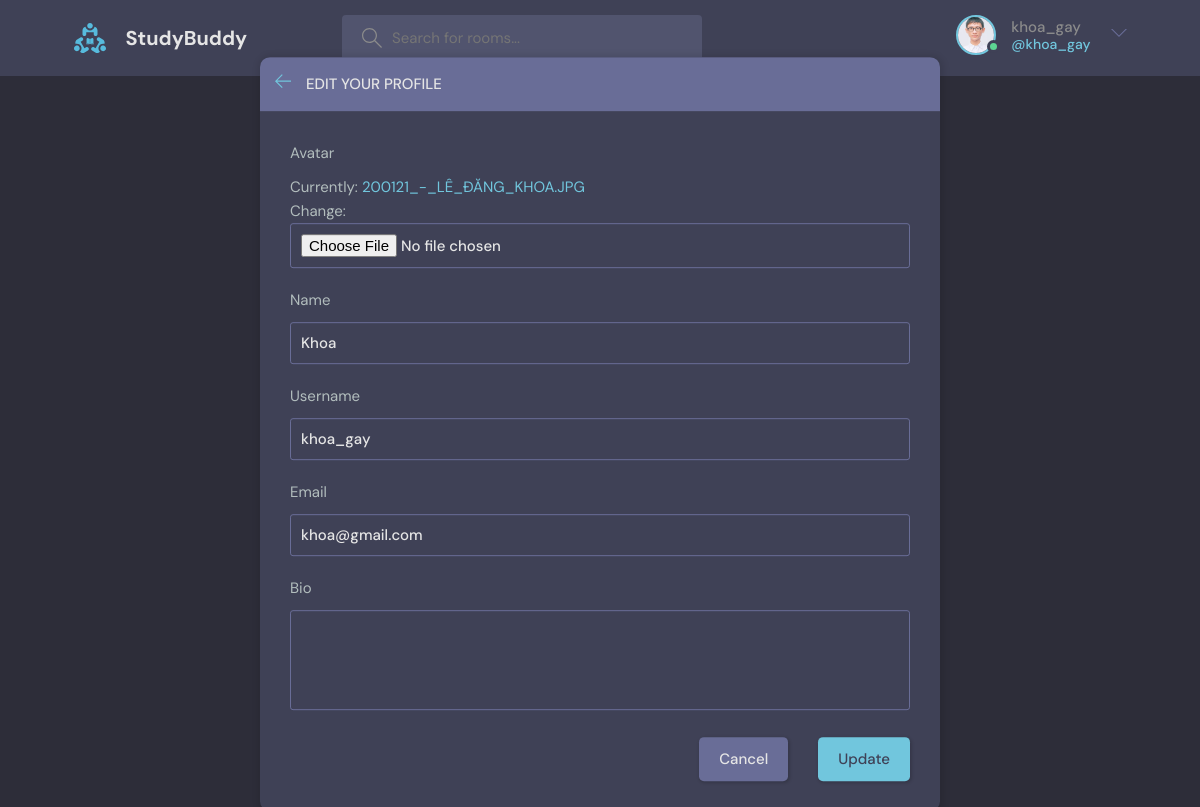
The app's page /update-user (signed in) with its own data.
### base/models.py (models this page shows)
class User(AbstractUser):
    name = models.CharField(max_length=200,null=True)
    email = models.EmailField(unique=True,null=True)
    bio = models.TextField(null=True,blank=True)
    avatar = models.ImageField(null=True,default="avatar.svg")
    USERNAME_FIELD = 'email'
    REQUIRED_FIELDS = []
    pass

### base/views.py (the view, shortened to what this page needs)
# urls.py: path("update-user",views.updateUser,name="update-user"),
@login_required(login_url="/login")
def updateUser(request):
    user = request.user
    form = UserForm(instance=user)
    context = {"form":form}
    return render(request,"base/update_user.html",context)

### base/forms.py
class UserForm(ModelForm):
    class Meta:
        model = User
        fields = ['avatar','name','username','email','bio']

### base/templates/base/update_user.html (shortened to what this page needs)
{% extends "main.html" %}
{% block content %}
    <main class="update-account layout">
        <div class="container">
            <div class="layout__box">
                <div class="layout__boxHeader">
                    <div class="layout__boxTitle">
                        <a href="{% url "home" %}">
                            <svg version="1.1" xmlns="http://www.w3.org/2000/svg" width="32" height="32"
                                viewBox="0 0 32 32">
                                <title>arrow-left</title>
                                <path
                                    d="M13.723 2.286l-13.723 13.714 13.719 13.714 1.616-1.611-10.96-10.96h27.625v-2.286h-27.625l10.965-10.965-1.616-1.607z">
                                </path>
                            </svg>
                        </a>
                        <h3>Edit your profile</h3>
                    </div>
                </div>
                <div class="layout__body">
                    <form class="form" action="" method="POST" enctype="multipart/form-data">
                        {% for field in form %}
                        <div class="form__group">
                            <label for="profile_pic">{{field.label}}</label>
                            {{field}}
                        </div>
                        {% endfor %}
                        <div class="form__action">
                            <a class="btn btn--dark" href="{% url "user-profile" request.user.id %}">Cancel</a>
                            <button class="btn btn--main" type="submit">Update</button>
                        </div>
                    </form>
                </div>
            </div>
        </div>
    </main>
{% endblock content %}

### templates/navbar.html (shortened to what this page needs)
{% load static %}
<header class="header header--loggedIn">
    <div class="container">
      <a href="{% url "home" %}" class="header__logo">
        <img src="{% static 'images/logo.svg' %}" />
        <h1>StudyBuddy</h1>
      </a>
      <form class="header__search" method = 'GET' action="{% url "home" %}">
        <label>
          <input type="text" name="q" placeholder="Search for rooms..." />
        </label>
      </form>
      <nav class="header__menu">
        {% if request.user.is_authenticated %}
        <div class="header__user">
          <a href="{% url "user-profile" request.user.id%}">
            <div class="avatar avatar--medium active">
              <img src="{{request.user.avatar.url}}" />
            </div>
            <p>{{request.user.username}} <span>@{{request.user.username}}</span></p>
          </a>
          <button class="dropdown-button">
            <svg version="1.1" xmlns="http://www.w3.org/2000/svg" width="32" height="32" viewBox="0 0 32 32">
              <title>chevron-down</title>
              <path d="M16 21l-13-13h-3l16 16 16-16h-3l-13 13z"></path>
            </svg>
          </button>
        </div>
        {% else %}
        <a href="{% url "login" %}">
          <img src="{% static "images/avatar.svg" %}" />
          <p>Login</p>
        </a>
        {% endif %}
      </nav>
    </div>
  </header>

### records on screen
User: user.avatar (picture), user.username "khoa_gay", form "Khoa" "khoa_gay" "khoa@gmail.com"

### other values on screen
{{ field.label }} "Avatar" "Name" "Username" "Email" "Bio"
